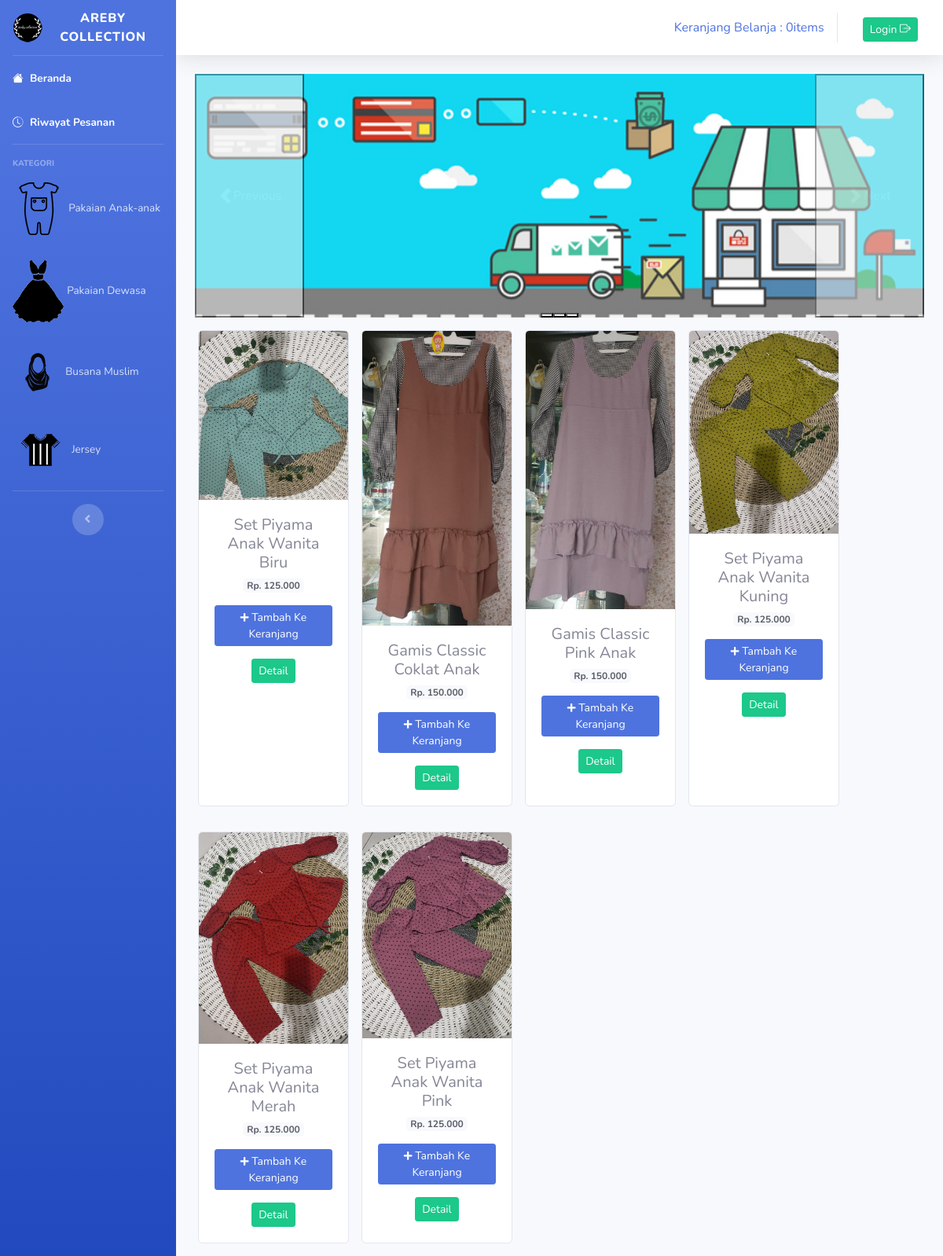
Screenshot of /kategori/list_kategori/pakaian_anak with the database file from the repository.
### tables this page shows
CREATE TABLE `barang` (
  `id_barang` varchar(5) NOT NULL,
  `nama_barang` varchar(125) NOT NULL,
  `keterangan` text NOT NULL,
  `kategori` varchar(15) NOT NULL,
  `harga` int(8) NOT NULL,
  `stok` int(4) NOT NULL,
  `gambar` text NOT NULL
);

### application/controllers/kategori.php (called while the page is built)
<?php
class Kategori extends CI_Controller
{
	public function list_kategori($tes=null){
		$id = $this->uri->segment('3');
		$data['list_kategori'] = $this->model_kategori->data_kategori($id)->result();
		$this->load->view('templates/header');
		$this->load->view('templates/sidebar');
		$this->load->view('list_kategori',$data);
		$this->load->view('templates/footer');
	}
}

### index.php (called while the page is built, shortened)
<?php
require_once BASEPATH.'core/CodeIgniter.php';

### application/models/model_kategori.php (called while the page is built)
<?php
class Model_kategori extends CI_Model{
	public function data_kategori($id){
		return $this->db->get_where("barang",array('kategori' => $id));
	}
}

### application/views/list_kategori.php (the view, shortened to what this page needs)
<div class="container-fluid">
  <div id="carouselExampleIndicators" class="carousel slide" data-bs-ride="carousel">
    <div class="carousel-indicators">
      <button type="button" data-bs-target="#carouselExampleIndicators" data-bs-slide-to="0" class="active" aria-current="true" aria-label="Slide 1"></button>
      <button type="button" data-bs-target="#carouselExampleIndicators" data-bs-slide-to="1" aria-label="Slide 2"></button>
      <button type="button" data-bs-target="#carouselExampleIndicators" data-bs-slide-to="2" aria-label="Slide 3"></button>
    </div>
    <div class="carousel-inner">
      <div class="carousel-item active">
        <img src="<?php echo base_url('assets/img/contoh-slider.jpg') ?>" class="d-block w-100" alt="...">
      </div>
    </div>
    <button class="carousel-control-prev" type="button" data-bs-target="#carouselExampleIndicators" data-bs-slide="prev">
      <span class="carousel-control-prev-icon" aria-hidden="true"></span>
      <span class="visually-hidden">Previous</span>
    </button>
    <button class="carousel-control-next" type="button" data-bs-target="#carouselExampleIndicators" data-bs-slide="next">
      <span class="carousel-control-next-icon" aria-hidden="true"></span>
      <span class="visually-hidden">Next</span>
    </button>
  </div>
  <div class="row text-center">
    <?php foreach ($list_kategori as $brg) : ?>
      <div class="card ml-3 mt-3 mb-3" style="width: 12rem;">
        <img src="<?php echo base_url().'/assets/img/produk/'.$brg->gambar ?>" class="card-img-top" alt="...">
        <div class="card-body">
          <h5 class="card-title mb-1"><?php echo $brg->nama_barang ?></h5>
           <span class="badge bg-light text-dark mb-3">Rp. <?php echo number_format($brg->harga,0,',','.') ?></span><br>
          <button class="btn btn-sm btn-primary mb-3" data-toggle="modal" data-target="#tambah_barang<?php echo $brg->id_barang ?>"><i class="fas fa-plus fa-sm"></i> Tambah Ke Keranjang</button>
          <?php echo anchor('dashboard/detail/'.$brg->id_barang,'<div class="btn btn-sm btn-success">Detail</div>') ?>
        </div>
      </div>
    <?php endforeach; ?>
  </div>
</div>

### application/views/templates/header.php (shortened to what this page needs)
<!DOCTYPE html>
<html lang="en">
<head>
    <link href="<?php echo base_url('') ?>assets/vendor/fontawesome-free/css/all.min.css" rel="stylesheet" type="text/css">
    <link href="<?php echo base_url('') ?>assets/css/sb-admin-2.min.css" rel="stylesheet">
    <link rel="stylesheet" href="https://cdn.jsdelivr.net/npm/bootstrap-icons@1.9.1/font/bootstrap-icons.css">
</head>

### application/views/templates/sidebar.php (shortened to what this page needs)
<body id="page-top">
    <div id="wrapper">
        <ul class="navbar-nav bg-gradient-primary sidebar sidebar-dark accordion" id="accordionSidebar">
            <a class="sidebar-brand d-flex align-items-center justify-content-center" href="<?php echo base_url('welcome') ?>">
                <div class="sidebar-brand-icon">
                    <img  src="<?php echo base_url ('') ?>assets/img/logo_areby.png">
                </div>
                <div class="sidebar-brand-text mx-3">AREBY COLLECTION</div>
            </a>
            <hr class="sidebar-divider my-0">
            <li class="nav-item active">
                <a class="nav-link" href="<?php echo base_url('welcome') ?>">
                    <i class="bi bi-house-fill"></i>
                    <span>Beranda</span></a>
            </li>
            <li class="nav-item active">
                <a class="nav-link" href="<?php echo base_url('dashboard/riwayat_pesanan') ?>">
                    <i class="bi bi-clock-history"></i>
                    <span>Riwayat Pesanan</span></a>
            </li>
            <hr class="sidebar-divider">
            <div class="sidebar-heading">
                KATEGORI
            </div>
            <li class="nav-item">
                <a class="nav-link" href="<?php echo base_url('kategori/list_kategori/pakaian_anak') ?>">
                    <img src="<?php echo base_url () ?>assets/img/logo_anak.png">
                    <span>Pakaian Anak-anak</span></a>
            </li>
            <li class="nav-item">
                <a class="nav-link" href="<?php echo base_url('kategori/list_kategori/pakaian_dewasa') ?>">
                    <img src="<?php echo base_url () ?>assets/img/logo_dewasa.png">
                    <span>Pakaian Dewasa</span></a>
            </li>
            <li class="nav-item">
                <a class="nav-link" href="<?php echo base_url('kategori/list_kategori/busana_muslim') ?>">
                    <img src="<?php echo base_url () ?>assets/img/logo_muslim.png">
                    <span>Busana Muslim</span></a>
            </li>
            <li class="nav-item">
                <a class="nav-link" href="<?php echo base_url('kategori/list_kategori/jersey') ?>">
                    <img src="<?php echo base_url () ?>assets/img/logo_jersey.png">
                    <span>Jersey</span></a>
            </li>
            <hr class="sidebar-divider d-none d-md-block">
            <div class="text-center d-none d-md-inline">
                <button class="rounded-circle border-0" id="sidebarToggle"></button>
            </div>
        </ul>
        <div id="content-wrapper" class="d-flex flex-column">
            <div id="content">
                <nav class="navbar navbar-expand navbar-light bg-white topbar mb-4 static-top shadow">
                    <ul class="navbar-nav ml-auto">
                        <div class="navbar">
                            <ul class="nav navbar-nav navbar_right">
                                <li>
                                    <?php
                                    $keranjang = 'Keranjang Belanja : '.$this->cart->total_items(). 'items'
                                    ?>
                                    <?php echo anchor('dashboard/detail_keranjang', $keranjang) ?>
                                </li>
                            </ul>
                            <ul class="na navbar-nav navbar_right mt-1">
                                <?php if($this->session->userdata('username')) { ?>
                                    <li><div>Selamat Datang <?php echo $this->session->userdata('username') ?></div></li>
                                    <a href="<?php echo base_url('profil_pelanggan/index') ?>" class="btn btn-sm btn-info ml-3"><i class="bi bi-person-circle">  </i></a>
                                    <a href="<?php echo base_url('auth/logout') ?>" class="btn btn-sm btn-danger ml-3"><i class="bi bi-box-arrow-right">  </i></a>
                                <?php } else{ ?>
                                    <a href="<?php echo base_url('auth/login') ?>" class="btn btn-sm btn-success ml-3">Login  <i class="bi bi-box-arrow-right">  </i></a>
                                <?php } ?>
                            </ul>
                        </div>
                    </ul>
                </nav>

### application/views/templates/footer.php (shortened to what this page needs)
</body>
</html>

### rows the page displays
barang: gambar (picture), nama_barang "Set Piyama Anak Wanita Biru", harga "125.000", id_barang "Detail"
barang: gambar (picture), nama_barang "Gamis Classic Coklat Anak", harga "150.000", id_barang "Detail"
barang: gambar (picture), nama_barang "Gamis Classic Pink Anak", harga "150.000", id_barang "Detail"
barang: gambar (picture), nama_barang "Set Piyama Anak Wanita Kuning", harga "125.000", id_barang "Detail"
barang: gambar (picture), nama_barang "Set Piyama Anak Wanita Merah", harga "125.000", id_barang "Detail"
barang: gambar (picture), nama_barang "Set Piyama Anak Wanita Pink", harga "125.000", id_barang "Detail"

### other values shown
anchor('dashboard/detail_keranjang', $keranjang) "Keranjang Belanja : 0items"
